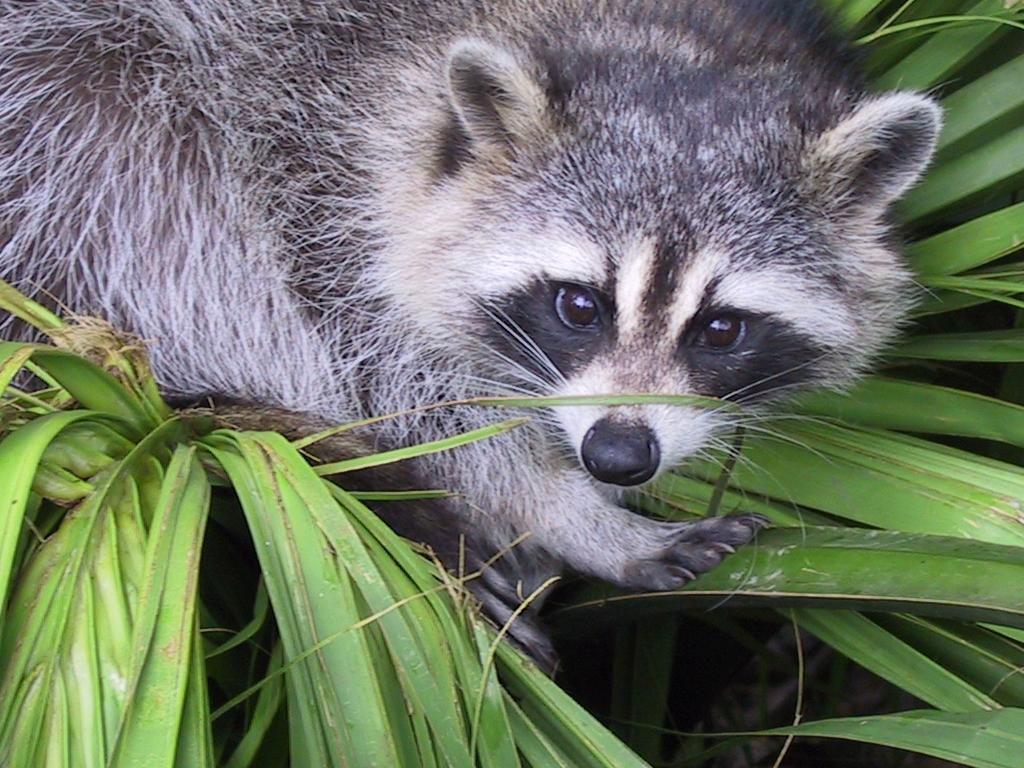
#> input picture animal.jpeg, 1024 x 768 px, found by its file name
$ python check.py
#> lines starting #> are read from the running program, lines starting #| are printed output that depends on the picture
from PIL import Image

# Open the image
image = Image.open("animal.jpeg")
#> image is the input picture: PIL image 1024x768 RGB; mean R, G, B 110.7, 117.7, 102.1

# Rotate the image by 90 degrees clockwise
rotated_image = image.rotate(90)
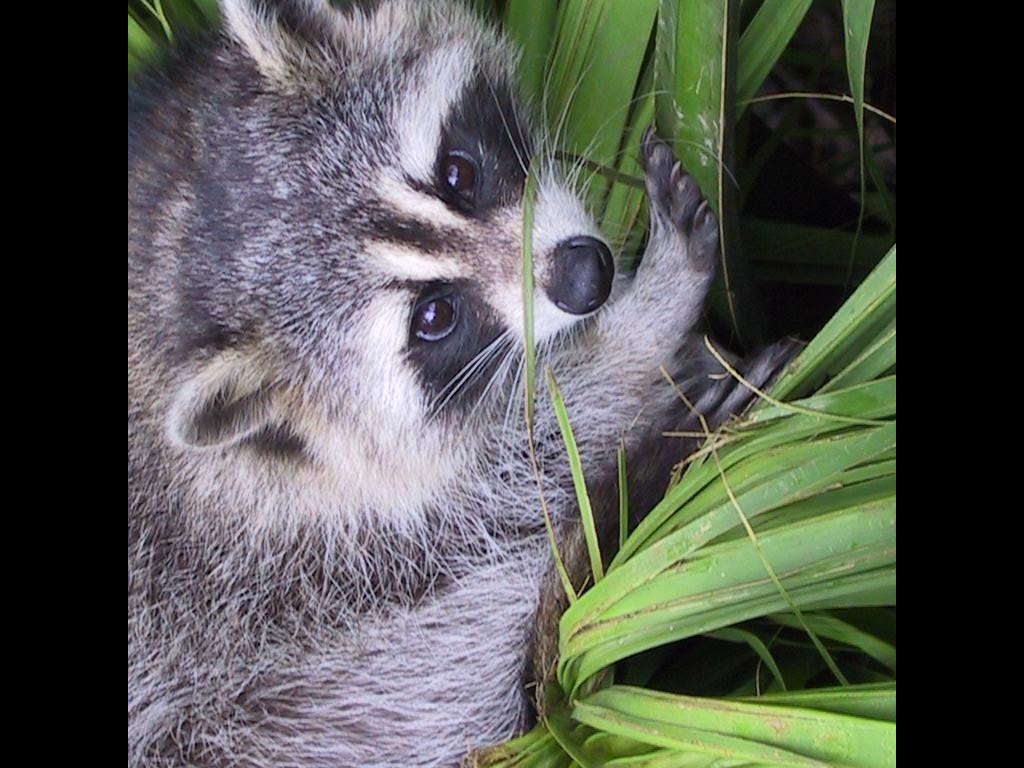
#> rotated_image: PIL image 1024x768 RGB; mean R, G, B 84.6, 87.3, 81.3

rotated_image.show()

# Save the rotated image

# Close the original and rotated images
image.close()
rotated_image.close()

$ run again, with landscape.jpg copied over animal.jpeg
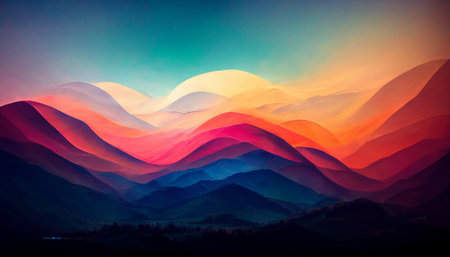
#> input picture landscape.jpg, 450 x 257 px, found by its file name
#> image is the input picture: PIL image 450x257 RGB; mean R, G, B 98.7, 79.1, 89.1
#> `rotated_image = image.rotate(90)`:
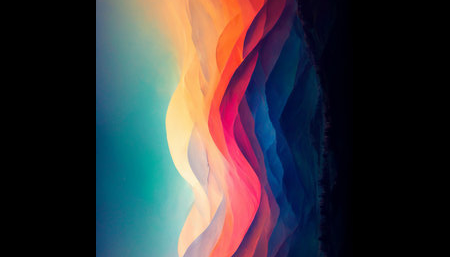
#> rotated_image: PIL image 450x257 RGB; mean R, G, B 57.6, 54.6, 59
